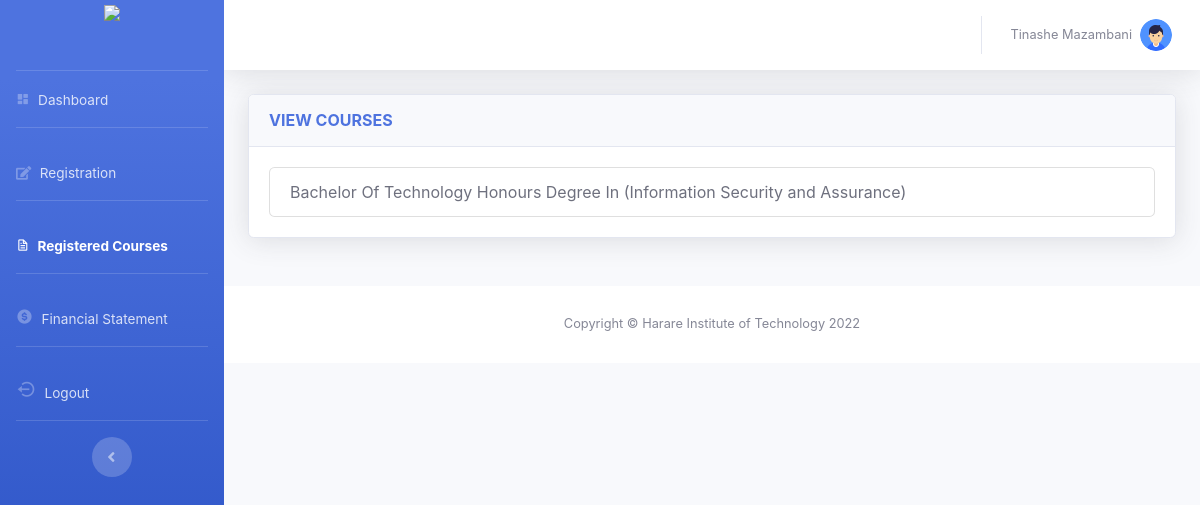
Screenshot of /student/no_tec_courses.php (signed in) with the database file from the repository.
### tables this page shows
CREATE TABLE `users` (
  `user_id` char(10) NOT NULL,
  `firstname` varchar(50) NOT NULL,
  `lastname` varchar(50) NOT NULL,
  `gender` char(1) NOT NULL,
  `email` varchar(255) DEFAULT NULL,
  `password` varchar(500) NOT NULL,
  `dept_code` char(10) NOT NULL,
  `role_id` int(11) NOT NULL,
  `part` char(10) NOT NULL,
  `uni_code` char(10) NOT NULL,
  `school_id` char(10) NOT NULL,
  `tec_id` int(11) NOT NULL DEFAULT 2,
  `reg_id` varchar(50) NOT NULL DEFAULT 'not registered',
  `fees` int(11) NOT NULL DEFAULT 0
);

CREATE TABLE `departments` (
  `dept_code` char(5) NOT NULL,
  `dept_name` varchar(50) NOT NULL
);

### includes/validate.php (called while the page is built, shortened)
<?php
class Validate extends mysqli
{
    public $conn = null;
    public function __construct($conn)
    {
        $this->conn = $conn;
    }
    public function isNumRows($result)
    {
        if ($result->num_rows > 0) {
            return true;
        } else {
            return false;
        }
    }
    public function loadDept($userCredential)
    {
        $deptCode = null;
        $this->query = "SELECT * FROM users WHERE email = '$userCredential' OR user_id = '$userCredential'";
        $result = $this->conn->query($this->query);
        if ($this->isNumRows($result)) {
            $data = $result->fetch_assoc();
            $deptCode = $data['dept_code'];
        } else {
            $this->errorMessage = "Failed to find department code";
        }
        return $deptCode;
    }
    public function findUser($userEmail)
    {
        $user = null;
        $this->query = "SELECT * FROM users WHERE email = '$userEmail' OR user_id = '$userEmail'";
        $result = $this->conn->query($this->query);
        if ($this->isNumRows($result)) {
            $user = $result->fetch_assoc();
        } else {
            $this->errorMessage = "No user found for given email";
        }
        return $user;
    }
}

### student/no_tec_courses.php (the view, shortened to what this page needs)
<?php
include "../includes/config.php";
$user = $finder->findUser($_SESSION['email']);
$deptCode = $finder->loadDept($_SESSION['email']);
$sqli = "SELECT * FROM departments WHERE `dept_code` = '$deptCode'";
$results = $conn->query($sqli);
$rows = $results->fetch_assoc();
$department = $rows['dept_name'];
?>
<!DOCTYPE html>
<html lang="en">
<head>
  <link rel="stylesheet" href="../assets/css/sb-admin-2.min.css">
  <link href='https://unpkg.com/boxicons@2.1.1/css/boxicons.min.css' rel='stylesheet'>
  <link rel="stylesheet" href="https://cdnjs.cloudflare.com/ajax/libs/font-awesome/5.15.3/css/all.min.css" />
</head>
<body id="page-top">
  <div id="wrapper">
    <ul class="navbar-nav bg-gradient-primary sidebar sidebar-dark accordion" id="accordionSidebar">
      <a class="sidebar-brand d-flex align-items-center justify-content-center" href="">
        <img src="https://www.hit.ac.zw/images/HIT_logo.png" height="60">
      </a>
      <hr class="sidebar-divider my-0">
      <li class="nav-item">
        <a class="nav-link" href="student_dash.php">
          <i class="bx bxs-dashboard"></i>
          <span>Dashboard</span></a>
      </li>
      <hr class="sidebar-divider">
      <li class="nav-item">
        <a class="nav-link" href="feesval.php">
          <i class="fas fa-edit"></i>
          <span>Registration</span></a>
      </li>
      <hr class="sidebar-divider">
      <li class="nav-item active">
        <a class="nav-link" href="#">
          <i class="bx bx-file"></i>
          <span>Registered Courses</span></a>
      </li>
      <hr class="sidebar-divider">
      <li class="nav-item">
        <a class="nav-link" href="Financial.php">
          <i style="font-size:17px;" class="bx bxs-dollar-circle"></i>
          <span>Financial Statement</span></a>
      </li>
      <hr class="sidebar-divider">
      <li class="nav-item">
        <a class="nav-link" href="../logout.php">
          <i style="font-size:20px;" class="bx bx-log-out-circle"></i>
          <span>Logout</span></a>
      </li>
      <hr class="sidebar-divider d-none d-md-block">
      <div class="text-center d-none d-md-inline">
        <button class="rounded-circle border-0" id="sidebarToggle"></button>
      </div>
    </ul>
    <div id="content-wrapper" class="d-flex flex-column">
      <div id="content">
        <nav class="navbar navbar-expand navbar-light bg-white topbar mb-4 static-top shadow">
          <ul class="navbar-nav ml-auto">
            <li class="nav-item dropdown no-arrow">
              <a class="nav-link dropdown-toggle" href="#" id="userDropdown" role="button" data-toggle="dropdown"
                aria-haspopup="true" aria-expanded="false">
                <span class="mr-2 d-none d-lg-inline text-gray-600 small"><?php echo $user['firstname'] . " " . $user['lastname']; ?></span>
                <img class="img-profile rounded-circle" src="../assets/images/user.png">
              </a>
            </li>
          </ul>
        </nav>
        <div class="container-fluid">
          <div class="row">
            <div class="col-12">
              <div class="card shadow mb-4">
                <div class="card-header py-3">
                  <h6 class="m-0 font-weight-bold text-primary">VIEW COURSES</h6>
                </div>
                <div class="card-body">
                  <div class="list-group">
                    <a href="reg_courses.php"
                      class="list-group-item list-group-item-action">Bachelor Of Technology Honours Degree In
                      (<?php echo $department ?>)</a>
                  </div>
                </div>
              </div>
            </div>
          </div>
        </div>
        <br>
        <footer class="sticky-footer bg-white">
          <div class="container my-auto">
            <div class="copyright text-center my-auto">
              <span>Copyright © Harare Institute of Technology 2022</span>
            </div>
          </div>
        </footer>
      </div>
    </div>
  </div>
</body>
</html>

### rows the page displays
users: firstname "Tinashe", lastname "Mazambani"
departments: dept_name "Information Security and Assurance"
